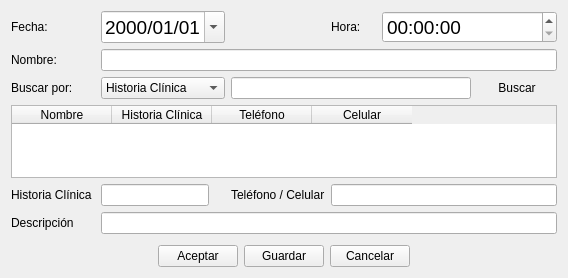
<?xml version="1.0" encoding="UTF-8"?>
<ui version="4.0">
 <class>newTask_agenda_ui</class>
 <widget class="QWidget" name="newTask_agenda_ui">
  <property name="geometry">
   <rect>
    <x>0</x>
    <y>0</y>
    <width>568</width>
    <height>278</height>
   </rect>
  </property>
  <property name="windowTitle">
   <string>Nueva Tarea</string>
  </property>
  <property name="windowIcon">
   <iconset resource="rc.qrc">
    <normaloff>:/new/sign-up.png</normaloff>:/new/sign-up.png</iconset>
  </property>
  <layout class="QGridLayout" name="gridLayout_5">
   <item row="0" column="0">
    <layout class="QGridLayout" name="gridLayout_3">
     <item row="1" column="0">
      <spacer name="verticalSpacer">
       <property name="orientation">
        <enum>Qt::Vertical</enum>
       </property>
       <property name="sizeType">
        <enum>QSizePolicy::Fixed</enum>
       </property>
       <property name="sizeHint" stdset="0">
        <size>
         <width>15</width>
         <height>5</height>
        </size>
       </property>
      </spacer>
     </item>
     <item row="2" column="0">
      <layout class="QGridLayout" name="gridLayout">
       <item row="0" column="0">
        <spacer name="horizontalSpacer">
         <property name="orientation">
          <enum>Qt::Horizontal</enum>
         </property>
         <property name="sizeHint" stdset="0">
          <size>
           <width>40</width>
           <height>20</height>
          </size>
         </property>
        </spacer>
       </item>
       <item row="0" column="1">
        <widget class="QPushButton" name="pushButton_Acept">
         <property name="text">
          <string>Aceptar</string>
         </property>
        </widget>
       </item>
       <item row="0" column="2">
        <widget class="QPushButton" name="pushButton_Save">
         <property name="text">
          <string>Guardar</string>
         </property>
        </widget>
       </item>
       <item row="0" column="3">
        <widget class="QPushButton" name="pushButton_Cancel">
         <property name="text">
          <string>Cancelar</string>
         </property>
        </widget>
       </item>
       <item row="0" column="4">
        <spacer name="horizontalSpacer_4">
         <property name="orientation">
          <enum>Qt::Horizontal</enum>
         </property>
         <property name="sizeHint" stdset="0">
          <size>
           <width>40</width>
           <height>20</height>
          </size>
         </property>
        </spacer>
       </item>
      </layout>
     </item>
     <item row="0" column="0">
      <layout class="QGridLayout" name="gridLayout_2">
       <item row="4" column="0">
        <widget class="QLabel" name="label_6">
         <property name="text">
          <string>Historia Clínica </string>
         </property>
        </widget>
       </item>
       <item row="4" column="1">
        <widget class="QLineEdit" name="lineEdit_historiaClinica">
         <property name="sizePolicy">
          <sizepolicy hsizetype="Fixed" vsizetype="Fixed">
           <horstretch>0</horstretch>
           <verstretch>0</verstretch>
          </sizepolicy>
         </property>
        </widget>
       </item>
       <item row="4" column="3" colspan="4">
        <widget class="QLineEdit" name="lineEdit_Telefono"/>
       </item>
       <item row="5" column="0">
        <widget class="QLabel" name="label_3">
         <property name="text">
          <string>Descripción </string>
         </property>
        </widget>
       </item>
       <item row="5" column="1" colspan="6">
        <widget class="QLineEdit" name="lineEdit_Descripcion"/>
       </item>
       <item row="2" column="0">
        <widget class="QLabel" name="label_8">
         <property name="text">
          <string>Buscar por:</string>
         </property>
        </widget>
       </item>
       <item row="2" column="6">
        <widget class="QPushButton" name="pushButton_apellido">
         <property name="text">
          <string>Buscar</string>
         </property>
         <property name="icon">
          <iconset resource="rc.qrc">
           <normaloff>:/new/zoom.png</normaloff>:/new/zoom.png</iconset>
         </property>
         <property name="flat">
          <bool>true</bool>
         </property>
        </widget>
       </item>
       <item row="3" column="0" colspan="7">
        <widget class="QTableWidget" name="tableWidget">
         <column>
          <property name="text">
           <string>Nombre</string>
          </property>
         </column>
         <column>
          <property name="text">
           <string>Historia Clínica</string>
          </property>
         </column>
         <column>
          <property name="text">
           <string>Teléfono</string>
          </property>
         </column>
         <column>
          <property name="text">
           <string>Celular</string>
          </property>
         </column>
        </widget>
       </item>
       <item row="0" column="0">
        <widget class="QLabel" name="label">
         <property name="text">
          <string>Fecha:</string>
         </property>
        </widget>
       </item>
       <item row="0" column="1">
        <widget class="QDateEdit" name="dateEdit">
         <property name="font">
          <font>
           <pointsize>14</pointsize>
          </font>
         </property>
         <property name="displayFormat">
          <string>yyyy/MM/dd</string>
         </property>
         <property name="calendarPopup">
          <bool>true</bool>
         </property>
        </widget>
       </item>
       <item row="0" column="3">
        <widget class="QLabel" name="label_5">
         <property name="text">
          <string>Hora:</string>
         </property>
        </widget>
       </item>
       <item row="0" column="4" colspan="3">
        <widget class="QTimeEdit" name="timeEdit">
         <property name="font">
          <font>
           <pointsize>14</pointsize>
          </font>
         </property>
         <property name="displayFormat">
          <string>hh:mm:ss</string>
         </property>
         <property name="calendarPopup">
          <bool>true</bool>
         </property>
        </widget>
       </item>
       <item row="1" column="0">
        <widget class="QLabel" name="label_2">
         <property name="text">
          <string>Nombre:</string>
         </property>
        </widget>
       </item>
       <item row="1" column="1" colspan="6">
        <widget class="QLineEdit" name="lineEdit_Name"/>
       </item>
       <item row="2" column="2" colspan="4">
        <widget class="QLineEdit" name="lineEdit_PacienteSearch"/>
       </item>
       <item row="2" column="1">
        <widget class="QComboBox" name="comboBox_search">
         <item>
          <property name="text">
           <string>Historia Clínica</string>
          </property>
         </item>
         <item>
          <property name="text">
           <string>Nombre</string>
          </property>
         </item>
         <item>
          <property name="text">
           <string>Dni</string>
          </property>
         </item>
        </widget>
       </item>
       <item row="4" column="2">
        <widget class="QLabel" name="label_7">
         <property name="text">
          <string>Teléfono / Celular</string>
         </property>
        </widget>
       </item>
      </layout>
     </item>
    </layout>
   </item>
  </layout>
 </widget>
 <tabstops>
  <tabstop>dateEdit</tabstop>
  <tabstop>timeEdit</tabstop>
  <tabstop>lineEdit_Name</tabstop>
  <tabstop>comboBox_search</tabstop>
  <tabstop>lineEdit_PacienteSearch</tabstop>
  <tabstop>pushButton_apellido</tabstop>
  <tabstop>tableWidget</tabstop>
  <tabstop>lineEdit_historiaClinica</tabstop>
  <tabstop>lineEdit_Telefono</tabstop>
  <tabstop>lineEdit_Descripcion</tabstop>
  <tabstop>pushButton_Acept</tabstop>
  <tabstop>pushButton_Save</tabstop>
  <tabstop>pushButton_Cancel</tabstop>
 </tabstops>
 <resources>
  <include location="rc.qrc"/>
 </resources>
 <connections/>
</ui>
